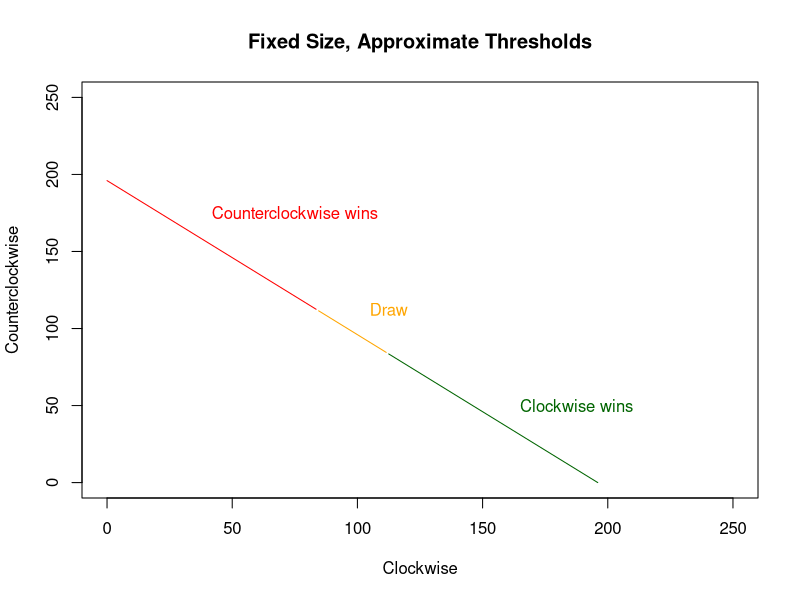
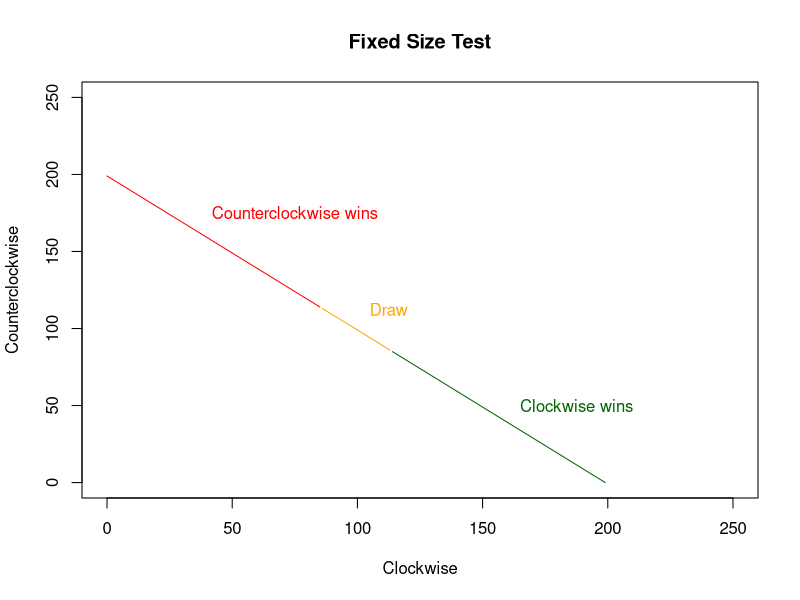
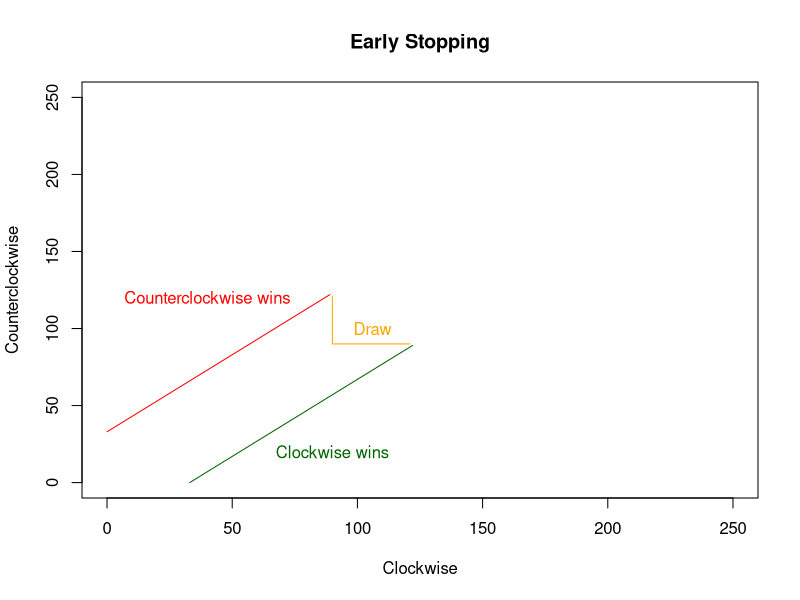
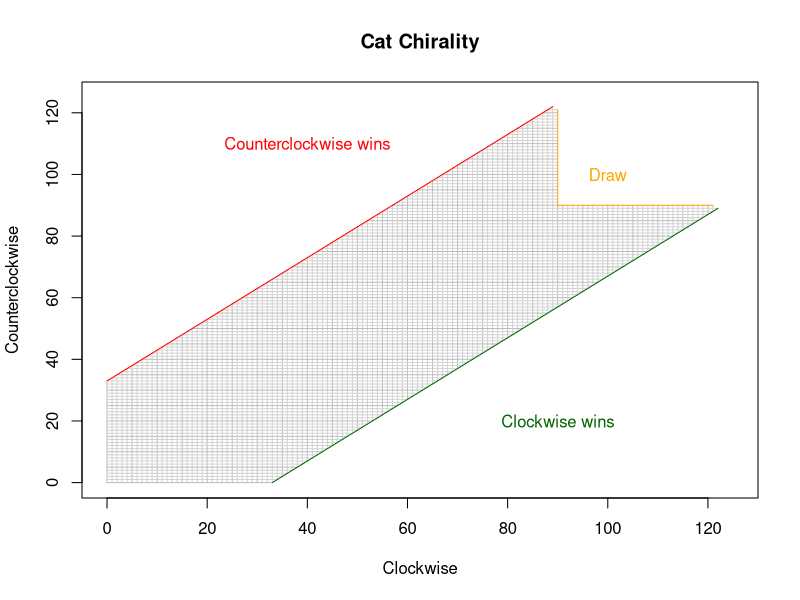

These figures' R source, in order: (Note: a time limit stopped this script after it produced the figures.)
#
# Fixed size vs. early stopping test of proportion
#
alpha <- 0.05 # Probability of finding an effect (in either left or right tail) when there isn't one
beta <- 0.2 # Probability of not finding an effect that exists
p0 <- 0.5 # Proportion under null hypothesis
p1 <- 0.4 # Proportion under alternative hypothesis (with minimal detectable effect)
give_up <- 10^4  # Large number to stop iterating and fail early, before exhausing computer memory and experimenter's patience 
experiments <- 10^5 # Number of Monte-Carlo simulations

#1#################################################################################################
# Use normal approximation of binomial distribution
z_1_minus_beta <- qnorm(1 - beta)
z_1_minus_alpha_2 <- qnorm(1 - alpha / 2)
approx_n <- round(p0 * (1 - p0) * ((z_1_minus_beta + z_1_minus_alpha_2) / (p1 - p0)) ^ 2)
approx_d <- round(z_1_minus_alpha_2 * sqrt(approx_n))
sprintf("1) Fixed size, approximate thresholds approx_n=%d, approx_d=%d", approx_n, approx_d)
h0_wins_0 <- 0
h1_wins_0 <- 0
h0_wins_1 <- 0
h1_wins_1 <- 0
for (i in 1:experiments) {
  # Simulated test data for null hypothesis (no effect)
  t0 <- rbinom(approx_n, 1, p0)
  
  # Simulated test data for alternative hypothesis (minimal detectable effect)
  t1 <- rbinom(approx_n, 1, p1)
  
  count0 <- sum(t0)
  if (count0 < (approx_n - approx_d) / 2) {
    h1_wins_0 <- h1_wins_0 + 1
  } else if (count0 > (approx_n + approx_d) / 2) {
    # ignore other tail
  } else {
    h0_wins_0 <- h0_wins_0 + 1
  }
  count1 <- sum(t1)
  if (count1 < (approx_n - approx_d) / 2) {
    h1_wins_1 <- h1_wins_1 + 1
  } else if (count1 > (approx_n + approx_d) / 2) {
    # ignore other tail
  } else {
    h0_wins_1 <- h0_wins_1 + 1
  }
}
sprintf("With no effect, H0 won %d times, expected approximately %.0f", h0_wins_0, (1 - alpha) * experiments)
sprintf("With no effect, H1 won %d times, expected approximately %.0f", h1_wins_0, alpha * experiments / 2)
sprintf("With minimum detectable effect, H0 won %d times, expected approximately %.0f", h0_wins_1, beta * experiments)
sprintf("With minimum detectable effect, H1 won %d times, expected approximately %.0f", h1_wins_1, (1 - beta) * experiments)

svg('chirality1.svg', width=7, height=7)
plot(0,0,main='Fixed Size, Approximate Thresholds',type='n',xlim=c(0,250), ylim=c(0,250), xlab='Clockwise', ylab='Counterclockwise')
lines(x=c((approx_n+approx_d)/2+1,approx_n), y=c((approx_n-approx_d)/2-1,0), col='darkgreen')
lines(x=c((approx_n-approx_d)/2-1,0), y=c((approx_n+approx_d)/2+1,approx_n), col='red')
lines(x=c((approx_n+approx_d)/2,(approx_n-approx_d)/2), y=c((approx_n-approx_d)/2,(approx_n+approx_d)/2), col="orange")
text(0.75*250, 0.2*250, 'Clockwise wins', col='darkgreen')
text(0.3*250, 0.7*250, 'Counterclockwise wins', col='red')
text(0.45*250, 0.45*250, 'Draw', col='orange')
dev.off()

#2#################################################################################################
# Exact values for fixed size test
b0 <- 1 # Vector of probabilities, null hypothesis
b1 <- 1 # Vector of probabilities, alternative hypothesis, minimal effect size
fixed_obs <- 0
cutoff <- 0
for (i in 1:give_up) {
  b0[i + 1] <- p0 * b0[i]
  b1[i + 1] <- p1 * b1[i]
  if (i > 1) {
    for (j in i:2) {
      b0[j] <- p0 * b0[j - 1] + (1 - p0) * b0[j]
      b1[j] <- p1 * b1[j - 1] + (1 - p1) * b1[j]
    }
  }  
  b0[1] <- (1 - p0) * b0[1]
  b1[1] <- (1 - p1) * b1[1]
  for (k in 1:floor((i + 1) / 2)) {
    exact_alpha_2 <- sum(b0[1:k])
    exact_beta <- 1 - sum(b1[1:k])
    if (exact_alpha_2 <= alpha / 2 && exact_beta <= beta) {
      fixed_obs <- i
      cutoff <- k
      break;
    }
  }
  if (fixed_obs) { # Keep increasing number of observations unless both alpha and beta conditions are satisfied
    break;
  }
}
sprintf("2) Fixed Size, Exact Thresholds: %d observations, significant if less than %d or more than %d events", fixed_obs, cutoff, fixed_obs - cutoff)
sprintf("Exact alpha=%f, beta=%f. Closed-form alpha=%f, beta=%f", 2 * exact_alpha_2, exact_beta, 2*pbinom(cutoff-1,fixed_obs,p0),1-pbinom(cutoff-1,fixed_obs,p1))
h0_wins_0 <- 0
h1_wins_0 <- 0
h0_wins_1 <- 0
h1_wins_1 <- 0
for (i in 1:experiments) {
  # Simulated test data for null hypothesis (no effect)
  t0 <- rbinom(fixed_obs, 1, p0)
  
  # Simulated test data for alternative hypothesis (minimal detectable effect)
  t1 <- rbinom(fixed_obs, 1, p1)
  
  count0 <- sum(t0)
  if (count0 < cutoff) {
    h1_wins_0 <- h1_wins_0 + 1
  } else if (count0 > fixed_obs - cutoff) {
    # ignore other tail
  } else {
    h0_wins_0 <- h0_wins_0 + 1
  }
  count1 <- sum(t1)
  if (count1 < cutoff) {
    h1_wins_1 <- h1_wins_1 + 1
  } else if (count1 > fixed_obs - cutoff) {
    # ignore other tail
  } else {
    h0_wins_1 <- h0_wins_1 + 1
  }
}
sprintf("With no effect, H0 won %d times, expected %.0f, required %.0f or more", h0_wins_0, (1 - 2 * exact_alpha_2) * experiments, (1 - alpha) * experiments)
sprintf("With no effect, H1 won %d times, expected %.0f, required less than %.0f", h1_wins_0, exact_alpha_2 * experiments, alpha * experiments / 2)
sprintf("With minimum detectable effect, H0 won %d times, expected %.0f, required less than %.0f", h0_wins_1, exact_beta * experiments, beta * experiments)
sprintf("With minimum detectable effect, H1 won %d times, expected %.0f, required %.0f or more", h1_wins_1, (1 - exact_beta) * experiments, (1 - beta) * experiments)
svg('chirality2.svg', width=7, height=7)
plot(0,0,main='Fixed Size Test',type='n',xlim=c(0,250), ylim=c(0,250), xlab='Clockwise', ylab='Counterclockwise')
lines(x=c(fixed_obs-cutoff+1,fixed_obs), y=c(cutoff-1,0), col='darkgreen')
lines(x=c(cutoff-1,0), y=c(fixed_obs-cutoff+1,fixed_obs), col='red')
lines(x=c(fixed_obs-cutoff,cutoff), y=c(cutoff,fixed_obs-cutoff), col="orange")
text(0.75*250, 0.2*250, 'Clockwise wins', col='darkgreen')
text(0.3*250, 0.7*250, 'Counterclockwise wins', col='red')
text(0.45*250, 0.45*250, 'Draw', col='orange')
dev.off()

#3#################################################################################################
# Brute force search for thresholds.
# Start with low numbers, increase until error rates are below alpha and beta
for (d in 1:give_up) {
  b0 <- numeric(2 * d + 1) # Vector of probabilities under null hypothesis
  b0[d + 1] <- 1
  b1 <- numeric(2 * d + 1) # Vector of probabilities under alternative hypothesis
  b1[d + 1] <- 1
  for (n in 1:give_up) {
    b0 <- c(b0[1], 0, b0[2:(length(b0)-1)]*p0) + c(b0[2:(length(b0)-1)]*(1-p0), 0, b0[length(b0)])
    b1 <- c(b1[1], 0, b1[2:(length(b1)-1)]*p1) + c(b1[2:(length(b1)-1)]*(1-p1), 0, b1[length(b1)])
    if ((b0[1] > alpha / 2) || (b1[1] >= 1 - beta)) {
      break;
    }
  }
  if ((b0[1] <= alpha / 2) && (b1[1] >= 1 - beta)) {
    break;
  }
}
fp <- b0[1]
tp <- b1[1]
m <- (n - d) / 2 + 1
sprintf("3) Early stopping, n=%d, m=%d, d=%d, fp=%f, tp=%f", n, m, d, fp, tp) # expected n = 211, d=33
h0_wins_0 <- 0
h1_wins_0 <- 0
h0_wins_1 <- 0
h1_wins_1 <- 0
observations_0 <- 0
observations_1 <- 0
for (i in 1:experiments) {
  # Simulated test data for null hypothesis (no effect)
  t0 <- rbinom(n, 1, p0)
  
  # Simulated test data for alternative hypothesis (minimal detectable effect)
  t1 <- rbinom(n, 1, p1)
  
  cw_minus_ccw_0 <- 0
  cw_minus_ccw_1 <- 0
  o0 <- 0                # Number of observations when the test stopped, no effect
  o1 <- 0                # Number of observations when the test stopped, minimal detectable effect
  cw0 <- cumsum(t0)      # Cumulative number of clockwise curls, no effect
  ccw0 <- cumsum(1 - t0) # Cumulative number of clockwise curls, no effect
  cw1 <- cumsum(t1)      # Cumulative number of clockwise curls, minimal detectable effect
  ccw1 <- cumsum(1 - t1) # Cumulative number of counterclockwise curls, minimal detectable effect
  for (j in 1:n) {
    
    if (o0 == 0) {
      if (cw0[j] - ccw0[j] >= d) {
        # The other tail. Stop the test, but do not record H1 win
        o0 <- j
      }
      if (cw0[j] - ccw0[j] <= -d) {
        h1_wins_0 <- h1_wins_0 + 1
        o0 <- j
      }
      if (cw0[j] >= m && ccw0[j] >= m) {
        h0_wins_0 <- h0_wins_0 + 1
        o0 <- j
      }
    }
    if (o1 == 0) {
      if (cw1[j] - ccw1[j] >= d) {
        # The other tail. Stop the test, but do not record H1 win
        o1 <- j
      }
      if (cw1[j] - ccw1[j] <= -d) {
        h1_wins_1 <- h1_wins_1 + 1
        o1 <- j
      }
      if (cw1[j] >= m && ccw1[j] >= m) {
        h0_wins_1 <- h0_wins_1 + 1
        o1 <- j
      }
    }
    if (o0 && o1) {
      break
    }
  }
  observations_0 <- observations_0 + o0
  observations_1 <- observations_1 + o1
}
sprintf("With no effect, H0 won %d times, expected %.0f, required %.0f or more", h0_wins_0, (1 - 2 * fp) * experiments, (1 - alpha) * experiments)
sprintf("With no effect, H1 won %d times, expected %.0f, required less than %.0f", h1_wins_0, fp * experiments, alpha * experiments / 2)
sprintf("With no effect, on average %.0f observations before stopping", observations_0 / experiments)
sprintf("With minimum detectable effect, H0 won %d times, expected %.0f, required less than %.0f", h0_wins_1, (1 - tp) * experiments, beta * experiments)
sprintf("With minimum detectable effect, H1 won %d times, expected %.0f, required %.0f or more", h1_wins_1, tp * experiments, (1 - beta) * experiments)
sprintf("With minimum detectable effect, on average %.0f observations before stopping", observations_1 / experiments)

svg('chirality3.svg', width=7, height=7)
plot(0,0,main='Early Stopping',type='n',xlim=c(0,250), ylim=c(0,250), xlab='Clockwise', ylab='Counterclockwise')
lines(x=c(d,(n+d)/2), y=c(0,(n-d)/2), col='darkgreen')
lines(x=c(0,(n-d)/2), y=c(d,(n+d)/2), col='red')
lines(c((n-d)/2+1,(n-d)/2+1,(n+d)/2-1), c((n+d)/2-1,(n-d)/2+1,(n-d)/2+1), col="orange")
text(90, 20, 'Clockwise wins', col='darkgreen')
text(40, 120, 'Counterclockwise wins', col='red')
text(106,100, 'Draw', col='orange')
dev.off()

###################################################################################################
# Printable chart
svg('chirality.svg', width=7, height=7)
plot(0,0,main='Cat Chirality',type='n',xlim=c(0,125), ylim=c(0,125), xlab='Clockwise', ylab='Counterclockwise')
segments(0:((n+d)/2-1),
         c(rep(0,d),0:((n-d)/2-1)),
         0:((n+d)/2-1),
         c(d:((n+d)/2),rep((n-d)/2+1,d-1)),
         col = c('gray','lightgray','lightgray','lightgray','lightgray'))
segments(c(rep(0,d),0:((n-d)/2-1)),
         0:((n+d)/2-1),
         c(d:((n+d)/2),rep((n-d)/2+1,d-1)),
         0:((n+d)/2-1),
         col = c('gray','lightgray','lightgray','lightgray','lightgray'))
lines(x=c(d,(n+d)/2), y=c(0,(n-d)/2), col='darkgreen')
lines(x=c(0,(n-d)/2), y=c(d,(n+d)/2), col='red')
lines(c((n-d)/2+1,(n-d)/2+1,(n+d)/2-1), c((n+d)/2-1,(n-d)/2+1,(n-d)/2+1), col="orange")
text(90, 20, 'Clockwise wins', col='darkgreen')
text(40, 110, 'Counterclockwise wins', col='red')
text(100,100, 'Draw', col='orange')
dev.off()

#4#################################################################################################
# Greedy early stopping
print("4) Greedy early stopping")
w <- 1000 # Exact value is not important, but should be >d, so just pick a large number.
b0 <- numeric(2 * w + 1) # Vector of probabilities under null hypothesis
b0[w + 1] <- 1
b1 <- numeric(2 * w + 1) # Vector of probabilities under alternative hypothesis
b1[w + 1] <- 1
under_left_tail_0 <- 0
under_left_tail_1 <- 0
left_edge <- w
qx <- numeric() # x coordinates of cutoff points
qy <- numeric() # y coordinates of cutoff points
q <- 0 # number of cutoff points
for (i in 1:w) {
  b0 <- c(0, b0[1:(length(b0)-1)]*p0) + c(b0[2:(length(b0))]*(1-p0), 0)
  b1 <- c(0, b1[1:(length(b1)-1)]*p1) + c(b1[2:(length(b1))]*(1-p1), 0)
  if (b0[left_edge]/b1[left_edge] <= (alpha / 2) / (1 - beta)) {
    under_left_tail_0 <- under_left_tail_0 + b0[left_edge]
    b0[left_edge] <- 0
    under_left_tail_1 <- under_left_tail_1 + b1[left_edge]
    b1[left_edge] <- 0
    q <- q + 1
    qx[q] <- (i+left_edge-w-1)/2
    qy[q] <- (i-left_edge+w+1)/2
    left_edge <- left_edge + 1
    if (left_edge > w || (under_left_tail_0 <= alpha / 2 && under_left_tail_1 >= 1 - beta)) {
      print(sprintf("under_left_tail_0=%f, under_left_tail_1=%f", under_left_tail_0, under_left_tail_1))
      break;
    }
  } else {
    left_edge <- left_edge - 1
  }
}
h0_wins_0 <- 0
h1_wins_0 <- 0
h0_wins_1 <- 0
h1_wins_1 <- 0
observations_0 <- 0
observations_1 <- 0
n <- qx[q] + qy[q]
for (i in 1:experiments) {
  # Simulated test data for null hypothesis (no effect)
  t0 <- rbinom(n, 1, p0)
  
  # Simulated test data for alternative hypothesis (minimal detectable effect)
  t1 <- rbinom(n, 1, p1)
  
  cw_minus_ccw_0 <- 0
  cw_minus_ccw_1 <- 0
  o0 <- 0                # Number of observations when the test stopped, no effect
  o1 <- 0                # Number of observations when the test stopped, minimal detectable effect
  cw0 <- cumsum(t0)      # Cumulative number of clockwise curls, no effect
  ccw0 <- cumsum(1 - t0) # Cumulative number of clockwise curls, no effect
  cw1 <- cumsum(t1)      # Cumulative number of clockwise curls, minimal detectable effect
  ccw1 <- cumsum(1 - t1) # Cumulative number of counterclockwise curls, minimal detectable effect
  for (j in 1:n) {
    if (o0 == 0) {
      if (cw0[j] < q && ccw0[j] >= qy[cw0[j]+1]) {
        h1_wins_0 <- h1_wins_0 + 1
        o0 <- j
      }
      if (ccw0[j] < q && cw0[j] >= qy[ccw0[j]+1]) {
        # The other tail. Stop the test, but do not record H1 win
        o0 <- j
      }
      if (cw0[j] > q && ccw0[j] > q) {
        h0_wins_0 <- h0_wins_0 + 1
        o0 <- j
      }
    }
    if (o1 == 0) {
      if (cw1[j] < q && ccw1[j] >= qy[cw1[j]+1]) {
        h1_wins_1 <- h1_wins_1 + 1
        o1 <- j
      }
      if (ccw1[j] < q && cw1[j] >= qy[ccw1[j]+1]) {
        # The other tail. Stop the test, but do not record H1 win
        o1 <- j
      }
      if (cw0[j] > q && ccw0[j] > q) {
        h0_wins_1 <- h0_wins_1 + 1
        o1 <- j
      }
    }
    if (o0 && o1) {
      break
    }
  }
  observations_0 <- observations_0 + o0
  observations_1 <- observations_1 + o1
}
sprintf("With no effect, H0 won %d times, expected %.0f, required %.0f or more", h0_wins_0, (1 - 2 * under_left_tail_0) * experiments, (1 - alpha) * experiments)
sprintf("With no effect, H1 won %d times, expected %.0f, required less than %.0f", h1_wins_0, under_left_tail_0 * experiments, alpha * experiments / 2)
sprintf("With no effect, on average %.0f observations before stopping", observations_0 / experiments)
sprintf("With minimum detectable effect, H0 won %d times, expected %.0f, required less than %.0f", h0_wins_1, (1 - under_left_tail_1) * experiments, beta * experiments)
sprintf("With minimum detectable effect, H1 won %d times, expected %.0f, required %.0f or more", h1_wins_1, under_left_tail_1 * experiments, (1 - beta) * experiments)
sprintf("With minimum detectable effect, on average %.0f observations before stopping", observations_1 / experiments)

svg('chirality4.svg', width=7, height=7)
plot(0,0,main='Greedy Early Stopping',type='n',xlim=c(0,250), ylim=c(0,250), xlab='Clockwise', ylab='Counterclockwise')
lines(x=qx, y=qy, col='red')
lines(x=qy, y=qx, col='darkgreen')
lines(c(qx[q]+1,qx[q]+1,qy[q]-1), c(qy[q]-1,qx[q]+1,qx[q]+1), col="orange")
text(90, 20, 'Clockwise wins', col='darkgreen')
text(40, 130, 'Counterclockwise wins', col='red')
text(126,120, 'Draw', col='orange')
dev.off()
